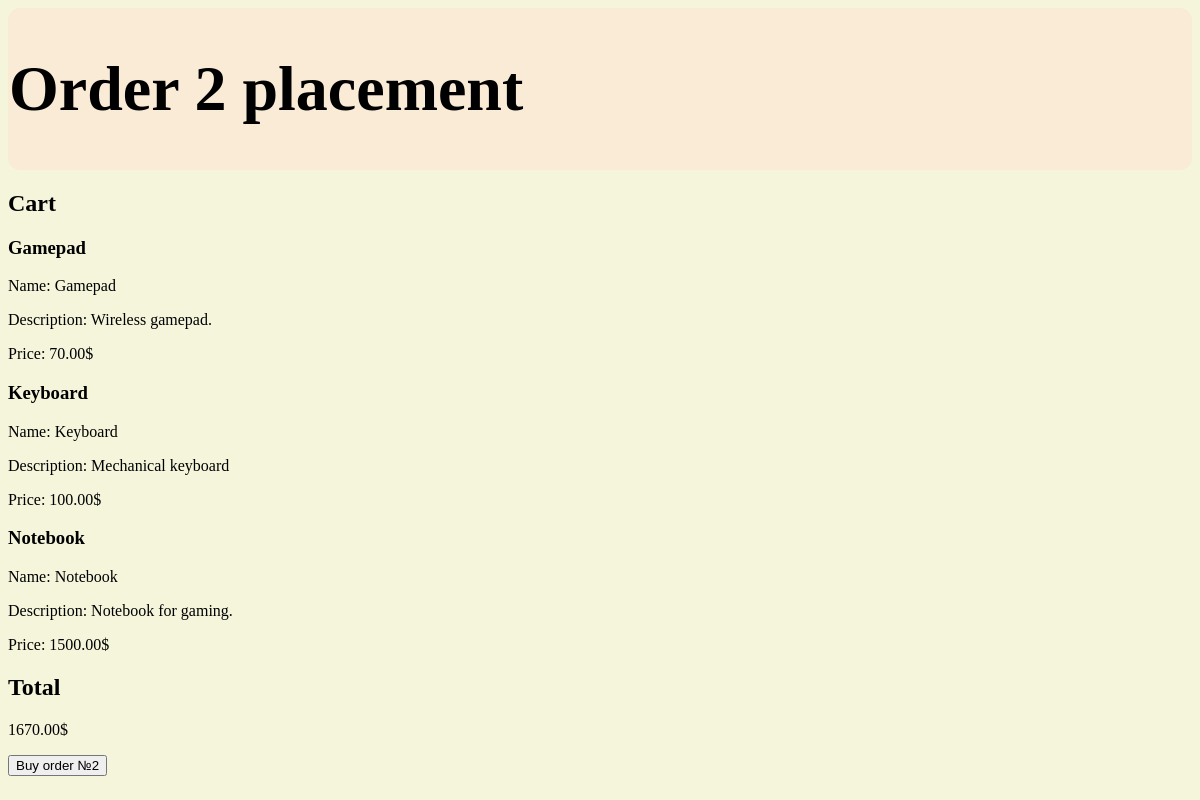
Page /order/2 on the committed database.
### items/models.py (models this page shows, shortened)
class Item(models.Model):
    name = models.CharField(max_length=100)
    description = models.TextField()
    price = models.DecimalField(max_digits=10, decimal_places=2)
    class Meta:
        ordering = ('name',)
        verbose_name = 'Предмет'
        verbose_name_plural = 'Предметы'

class Order(models.Model):
    items = models.ManyToManyField(
        Item,
        related_name='orders',
        blank=True,
    )
    discount = models.ForeignKey(
        'Discount',
        on_delete=models.SET_NULL,
        null=True,
        blank=True
    )
    tax = models.ForeignKey(
        'Tax',
        on_delete=models.SET_NULL,
        null=True,
        blank=True
    )
    class Meta:
        verbose_name = 'Заказ'
        verbose_name_plural = 'Заказы'

### items/views.py (the view)
def order_detail(request, order_id):
    order = get_object_or_404(Order, pk=order_id)
    price = order.items.aggregate(Sum('price'))['price__sum'] or 0
    if order.discount is not None:
        price -= (price * order.discount.percent) / 100
    if order.tax is not None and not order.tax.inclusive:
        price += (price * order.tax.percent) / 100
    price = round(price, 2)
    context = {
        'page_title': f'Order {order.pk} placement',
        'price': price,
        'order': order,
    }
    return render(request, 'items/order.html', context)

### items/templates/items/order.html (shortened to what this page needs)
{% extends 'items/base.html' %}
{% block content %}
    <div>
        <h1>{{ page_title }}</h1>
    </div>
    <section>
        <h2>Cart</h2>
        {% for item in order.items.all %}
            <h3>{{ item.name }}</h3>
            <p>Name: {{ item.name }}</p>
            <p>Description: {{ item.description }}</p>
            <p>Price: {{ item.price }}$</p>
        {% endfor %}
        <h2>Total</h2>
        <p>{{ price }}$</p>
        <button id="buy-button" >Buy order №{{ order.pk }}</button>
    </section>
{% endblock %}

### items/static/items/css/style.css (style rules this page uses)
div { background-color: antiquewhite; font-size: 32px; font-weight: 700; border: 1px solid antiquewhite; border-radius: 12px; }
body { background-color: beige; display: flex; flex-direction: column; }

### rows in the picture
Item: name "Gamepad", description "Wireless gamepad.", price "70.00"
Item: name "Keyboard", description "Mechanical keyboard", price "100.00"
Item: name "Notebook", description "Notebook for gaming.", price "1500.00"
Order: pk "2"

### other values in the picture
{{ page_title }} "Order 2 placement"
{{ price }} "1670.00"
